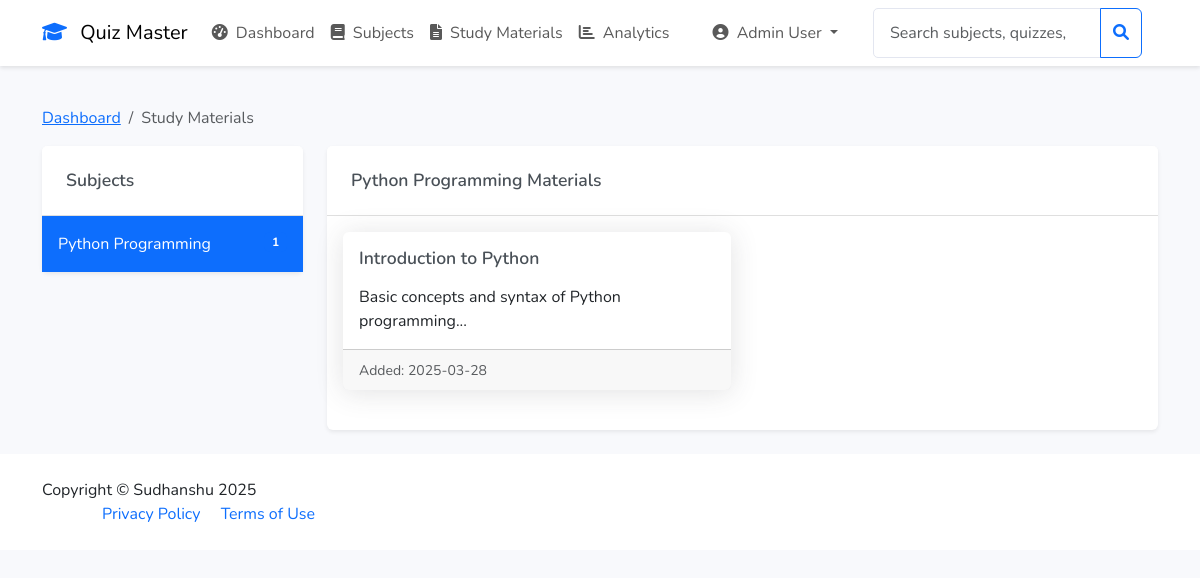
/user/study-materials (signed in), run on the app's committed database.
### app/models/user.py (models this page shows, shortened)
class User(UserMixin, db.Model):
    __tablename__ = 'user'
    id = db.Column(db.Integer, primary_key=True)
    email = db.Column(db.String(120), unique=True, nullable=False)
    password_hash = db.Column(db.String(256), nullable=False)
    full_name = db.Column(db.String(100), nullable=False)
    qualification = db.Column(db.String(100), nullable=True)
    dob = db.Column(db.Date, nullable=True)
    is_admin = db.Column(db.Boolean, default=False)
    created_at = db.Column(db.DateTime, default=datetime.utcnow)
    scores = db.relationship('Score', backref='user', lazy=True)
    achievements = db.relationship('Achievement', backref='user', lazy=True)

### app/models/subject.py (models this page shows)
class Subject(db.Model):
    id = db.Column(db.Integer, primary_key=True)
    name = db.Column(db.String(100), nullable=False)
    description = db.Column(db.Text, nullable=True)
    created_at = db.Column(db.DateTime, default=datetime.utcnow)
    chapters = db.relationship('Chapter', backref='subject', lazy=True)

### app/models/study_material.py (models this page shows)
class StudyMaterial(db.Model):
    id = db.Column(db.Integer, primary_key=True)
    subject_id = db.Column(db.Integer, db.ForeignKey('subject.id'), nullable=False)
    title = db.Column(db.String(200), nullable=False)
    content = db.Column(db.Text)
    file_path = db.Column(db.String(255))
    created_at = db.Column(db.DateTime, default=datetime.utcnow)
    updated_at = db.Column(db.DateTime, nullable=True, default=datetime.utcnow, onupdate=datetime.utcnow)
    subject = db.relationship('Subject', backref=db.backref('study_materials', lazy=True))

### app/routes.py (the view)
@user_bp.route('/study-materials')
@login_required
def view_study_materials():
    try:
        subjects = Subject.query.all()
        materials_by_subject = {}
        for subject in subjects:
            materials = StudyMaterial.query.filter_by(subject_id=subject.id).all()
            if materials:
                materials_by_subject[subject] = materials
        return render_template('user/study_materials.html',
                             materials_by_subject=materials_by_subject)
    except Exception as e:
        flash(f'Error loading study materials: {str(e)}', 'danger')
        return redirect(url_for('user.dashboard'))

### app/__init__.py (called while the page is built)
def create_app():
    app = Flask(__name__)
    app.config.from_object(Config)
    db.init_app(app)
    login_manager.init_app(app)
    mail.init_app(app)
    @login_manager.user_loader
    def load_user(id):
        return User.query.get(int(id))
    @app.template_filter('strftime')
    def _jinja2_filter_datetime(date, fmt=None):
        if fmt is None:
            fmt = '%Y-%m-%d %H:%M'
        return date.strftime(fmt) if date else ''
    from app.routes import auth_bp, admin_bp, user_bp, main_bp
    app.register_blueprint(main_bp)
    app.register_blueprint(auth_bp)
    app.register_blueprint(admin_bp)
    app.register_blueprint(user_bp)
    return app

### app/templates/user/study_materials.html (shortened to what this page needs)
{% extends "base.html" %}
{% block content %}
<div class="container">
    <nav aria-label="breadcrumb" class="mt-3">
        <ol class="breadcrumb">
            <li class="breadcrumb-item"><a href="{{ url_for('user.dashboard') }}">Dashboard</a></li>
            <li class="breadcrumb-item active">Study Materials</li>
        </ol>
    </nav>
    {% if materials_by_subject %}
        <div class="row">
            <div class="col-md-3">
                <div class="card shadow-sm mb-4">
                    <div class="card-header">
                        <h5 class="card-title mb-0">Subjects</h5>
                    </div>
                    <div class="card-body p-0">
                        <div class="list-group list-group-flush" id="subject-list">
                            {% for subject in materials_by_subject.keys() %}
                                <a href="#subject-{{ subject.id }}"
                                   class="list-group-item list-group-item-action"
                                   data-bs-toggle="list">
                                    {{ subject.name }}
                                    <span class="badge bg-primary float-end">
                                        {{ materials_by_subject[subject]|length }}
                                    </span>
                                </a>
                            {% endfor %}
                        </div>
                    </div>
                </div>
            </div>
            <div class="col-md-9">
                <div class="tab-content">
                    {% for subject, materials in materials_by_subject.items() %}
                        <div class="tab-pane fade" id="subject-{{ subject.id }}">
                            <div class="card shadow-sm">
                                <div class="card-header">
                                    <h5 class="card-title mb-0">{{ subject.name }} Materials</h5>
                                </div>
                                <div class="card-body">
                                    <div class="row">
                                        {% for material in materials %}
                                            <div class="col-md-6 mb-4">
                                                <div class="card h-100">
                                                    <div class="card-body">
                                                        <h5 class="card-title">{{ material.title }}</h5>
                                                        <p class="card-text">{{ material.content }}</p>
                                                    </div>
                                                    <div class="card-footer text-muted">
                                                        <small>Added: {{ material.created_at.strftime('%Y-%m-%d') if material.created_at else 'N/A' }}</small>
                                                    </div>
                                                </div>
                                            </div>
                                        {% endfor %}
                                    </div>
                                </div>
                            </div>
                        </div>
                    {% endfor %}
                </div>
            </div>
        </div>
    {% endif %}
</div>
{% endblock %}

### app/templates/base.html (shortened to what this page needs)
<!DOCTYPE html>
<html lang="en">
<head>
    <link href="https://cdn.jsdelivr.net/npm/bootstrap@5.3.0/dist/css/bootstrap.min.css" rel="stylesheet">
    <link href="https://cdnjs.cloudflare.com/ajax/libs/font-awesome/6.0.0/css/all.min.css" rel="stylesheet">
    <link href="{{ url_for('static', filename='css/style.css') }}" rel="stylesheet">
</head>
<body>
    <nav class="navbar navbar-expand-lg navbar-light bg-white">
        <div class="container">
            <a class="navbar-brand" href="{{ url_for('main.index') }}">
                <i class="fas fa-graduation-cap text-primary me-2"></i>
                Quiz Master
            </a>
            <div class="collapse navbar-collapse" id="navbarNav">
                {% if current_user.is_authenticated %}
                    {% if current_user.is_admin %}
                        <ul class="navbar-nav me-auto">
                            <li class="nav-item">
                                <a class="nav-link" href="{{ url_for('admin.dashboard') }}">
                                    <i class="fas fa-tachometer-alt me-1"></i> Dashboard
                                </a>
                            </li>
                            <li class="nav-item">
                                <a class="nav-link" href="{{ url_for('admin.manage_subjects') }}">
                                    <i class="fas fa-book me-1"></i> Subjects
                                </a>
                            </li>
                            <li class="nav-item">
                                <a class="nav-link" href="{{ url_for('admin.manage_study_materials') }}">
                                    <i class="fas fa-file-alt me-1"></i> Study Materials
                                </a>
                            </li>
                            <li class="nav-item">
                                <a class="nav-link" href="{{ url_for('admin.quiz_analytics') }}">
                                    <i class="fas fa-chart-bar me-1"></i> Analytics
                                </a>
                            </li>
                        </ul>
                    {% endif %}
                    <ul class="navbar-nav">
                        <li class="nav-item dropdown">
                            <a class="nav-link dropdown-toggle" href="#" id="userDropdown" role="button" data-bs-toggle="dropdown">
                                <i class="fas fa-user-circle me-1"></i>
                                {{ current_user.full_name }}
                            </a>
                        </li>
                    </ul>
                {% endif %}
                {% if current_user.is_authenticated %}
                    <form class="d-flex ms-auto me-3" method="GET"
                          action="{{ url_for('admin.admin_search' if current_user.is_admin else 'user.user_search') }}">
                        <div class="input-group">
                            <input type="search" name="q" class="form-control"
                                   placeholder="{{ 'Search subjects, quizzes, or users...' if current_user.is_admin else 'Search quizzes...' }}">
                            <button class="btn btn-outline-primary" type="submit">
                                <i class="fas fa-search"></i>
                            </button>
                        </div>
                    </form>
                {% endif %}
            </div>
        </div>
    </nav>
    <main class="py-4">
        {% block content %}{% endblock %}
    </main>
    <footer class="bg-white py-4 mt-auto">
        <div class="container">
            <div class="row align-items-center">
                <div class="col-lg-6 text-lg-start">
                    Copyright &copy; Sudhanshu 2025
                <div class="col-lg-6 text-lg-end">
                    <a href="#" class="text-decoration-none me-3">Privacy Policy</a>
                    <a href="#" class="text-decoration-none">Terms of Use</a>
                </div>
            </div>
        </div>
    </footer>
</body>
</html>

### app/static/css/style.css (style rules this page uses)
:root { --primary-color: #4e73df; --secondary-color: #858796; --success-color: #1cc88a; --info-color: #36b9cc; --warning-color: #f6c23e; --danger-color: #e74a3b; --light-color: #f8f9fc; --dark-color: #5a5c69; }
body { font-family: 'Nunito', sans-serif; background-color: #f8f9fc; }
.navbar { box-shadow: 0 2px 4px rgba(0,0,0,.1); }
.card { border: none; box-shadow: 0 0.15rem 1.75rem 0 rgba(58, 59, 69, 0.15); transition: transform 0.2s ease-in-out; }
.form-control { border-radius: 5px; padding: 0.75rem 1rem; border: 1px solid #e3e6f0; }
.card-header { background-color: #fff; border-bottom: 1px solid rgba(0, 0, 0, 0.125); padding: 1.5rem; }
.card-title { color: #495057; font-size: 1.1rem; font-weight: 600; margin-bottom: 1rem; }
.list-group-item { border-left: none; border-right: none; padding: 1rem; }
.list-group-item:first-child { border-top: none; }
.list-group-item:last-child { border-bottom: none; }

### data on the page
User: full_name "Admin User", q "Search subjects, quizzes, or users..."
Subject: name "Python Programming", materials_by_subject "1"
StudyMaterial: title "Introduction to Python", content "Basic concepts and syntax of Python programming...", created_at "2025-03-28"
